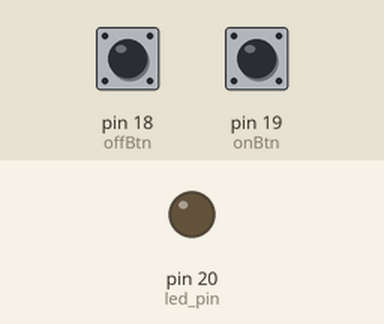
Simulated run of this program. Board: MicroPython board. On the bench: output pins drawn as LEDs (lit = HIGH). The test bench sets the inputs (shaded band); at power-on: pin 19 (onBtn) LOW, pin 18 (offBtn) LOW.

Above: at 1.2 s.
1.3 s: pin 19 (onBtn) pulled HIGH for 0.15 s
At 2.4 s:
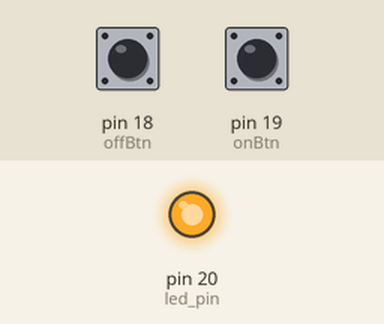
2.9 s: pin 18 (offBtn) pulled HIGH for 0.15 s
At 3.7 s:
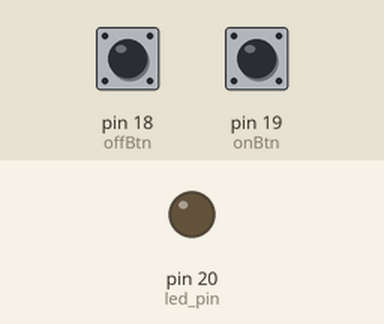
4.5 s: pin 19 (onBtn) pulled HIGH for 1 s
At 4.9 s:
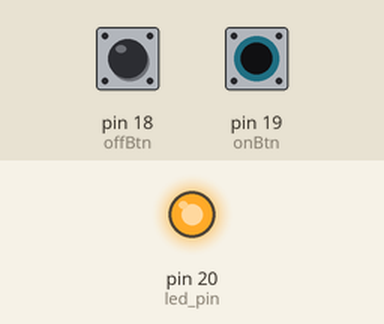
Timing chart, 0 to 7.5 s (numbered marks = the images above; inputs shaded):
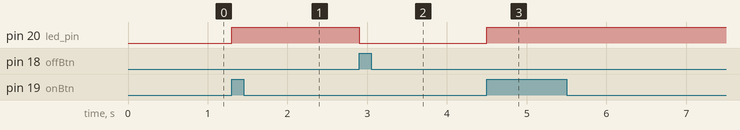

Measured:
- after the input at 1.3 s, pin 20 (led_pin): LOW → HIGH at once
- after the input at 2.9 s, pin 20 (led_pin): HIGH → LOW at once
- after the input at 4.5 s, pin 20 (led_pin): LOW → HIGH at once

The program:

main.py
```python
from machine import Pin
import time

led_pin = Pin(20, Pin.OUT)
onBtn = Pin(19, Pin.IN, pull=Pin.PULL_DOWN)
offBtn = Pin(18, Pin.IN, pull=Pin.PULL_DOWN)

led_pin.value(0)
while True:
    if onBtn.value():
        led_pin.value(1)
    elif offBtn.value():
        led_pin.value(0)
    time.sleep(0.1)
```
